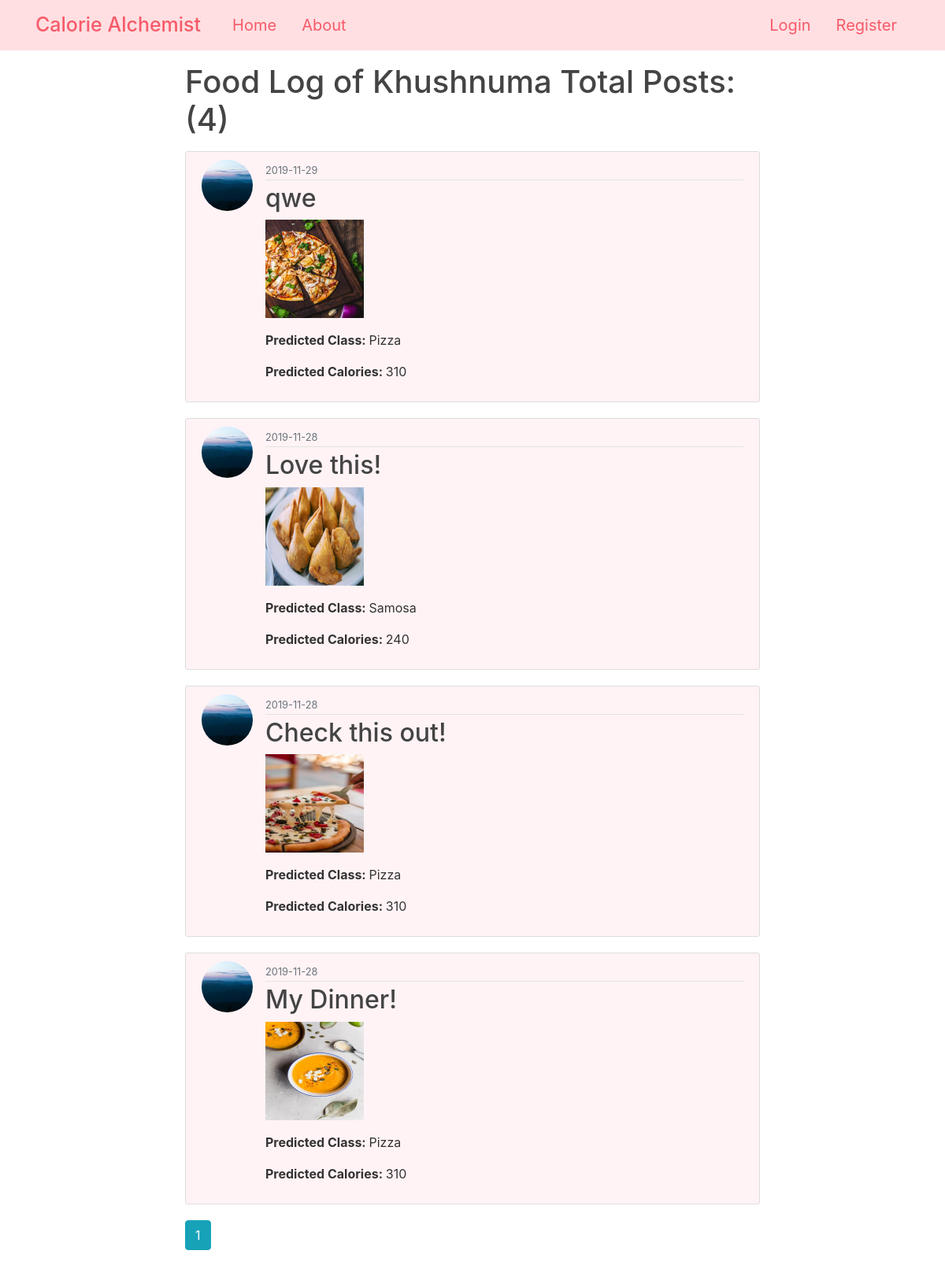
/user/Khushnuma, run on the app's committed database.
### CalorieAlchemist/models.py (models this page shows, shortened)
class User(db.Model, UserMixin):
    id = db.Column(db.Integer, primary_key=True)
    username = db.Column(db.String(20), unique=True, nullable=False)
    email = db.Column(db.String(120), unique=True, nullable=False)
    image_file = db.Column(db.String(20), nullable=False, default='d1.jpg')
    password = db.Column(db.String(60), nullable=False)
    posts = db.relationship('Post', backref='author', lazy=True)

class Post(db.Model):
    id = db.Column(db.Integer, primary_key=True)
    title = db.Column(db.String(100), nullable=False)
    date_posted = db.Column(db.DateTime, nullable=False, default=datetime.utcnow)
    image_file = db.Column(db.String(20), nullable=False)
    label = db.Column(db.String(100), nullable=False)
    calories = db.Column(db.String(100), nullable=False)
    user_id = db.Column(db.Integer, db.ForeignKey('user.id'), nullable=False)

### CalorieAlchemist/users/routes.py (the view)
@users.route('/user/<string:username>')
def user_posts(username):
    page = request.args.get('page',1,type=int)
    user = User.query.filter_by(username=username).first_or_404()
    posts = Post.query.filter_by(author=user)\
        .order_by(Post.date_posted.desc())\
        .paginate(page=page, per_page=5)
    return render_template('user_posts.html', posts=posts, user=user)

### CalorieAlchemist/templates/user_posts.html
{% extends "layout.html" %}
{% block content %}
<div class="row">
    <div class="col-lg-2"></div>
    <div class="col-lg-8">
    <h1 class="mb-3">Food Log of {{ user.username }} Total Posts: ({{ posts.total }})</h1>
    {% for post in posts.items %}
        <article class="media content-section">
          <img class="rounded-circle article-img" src="{{ url_for('static', filename='profile_pics/' + post.author.image_file) }}">
          <div class="media-body">
            <div class="article-metadata">
              <small class="text-muted">{{ post.date_posted.strftime('%Y-%m-%d') }}</small>
            </div>
            <h2 class="article-title">{{ post.title }}</h2>
            <img class="account-img" src="{{ url_for('static', filename='images/' + post.image_file) }}">
            <p><strong>Predicted Class: </strong>{{ post.label }}</p>
            <p><strong>Predicted Calories: </strong>{{ post.calories }}</p>
          </div>
        </article>
    {% endfor %}
    {% for page_num in posts.iter_pages(left_edge=1, right_edge=1,left_current=1, right_current=2) %}
        {% if page_num %}
          {% if posts.page == page_num %}
            <a href="{{ url_for('users.user_posts', username=user.username, page=page_num) }}" class="btn btn-info mb-4">{{ page_num }}</a>
          {% else %}
            <a href="{{ url_for('users.user_posts', username=user.username, page=page_num) }}" class="btn btn-outline-info mb-4">{{ page_num }}</a>
          {% endif %}
        {% else %}
          ...
        {% endif %}
    {% endfor %}
  </div>
  <div class="col-lg-2"></div>
</div>
{% endblock content %}

### CalorieAlchemist/static/main18.css (style rules this page uses)
body { background-image: url("https://images.unsplash.com/photo-1490818387583-1baba5e638af?ixlib=rb-1.2.1&ixid=eyJhcHBfaWQiOjEyMDd9&auto=format&fit=crop&w=1531&q=80"); background-repeat: no-repeat; color: #333333; margin-top: 5rem; }
h1, h2, h3, h4, h5, h6 { color: #444444; }
.content-section { background: #ffffff; padding: 10px 20px; border: 1px solid #dddddd; border-radius: 3px; margin-bottom: 20px; }
.article-title { color: #444444; }
.article-img { height: 65px; width: 65px; margin-right: 16px; }
.article-metadata { padding-bottom: 1px; margin-bottom: 4px; border-bottom: 1px solid #e3e3e3 }
.account-img { height: 125px; width: 125px; margin-right: 20px; margin-bottom: 16px; }
.content-section { background: #fff3f5; }

### data on the page
User: username "Khushnuma"
Post: image_file (picture), date_posted "2019-11-29", title "qwe", label "Pizza", calories "310"
Post: image_file (picture), date_posted "2019-11-28", title "Love this!", label "Samosa", calories "240"
Post: image_file (picture), date_posted "2019-11-28", title "Check this out!", label "Pizza", calories "310"
Post: image_file (picture), date_posted "2019-11-28", title "My Dinner!", label "Pizza", calories "310"

### other printed values
{{ posts.total }} "4"
{{ page_num }} "1"
